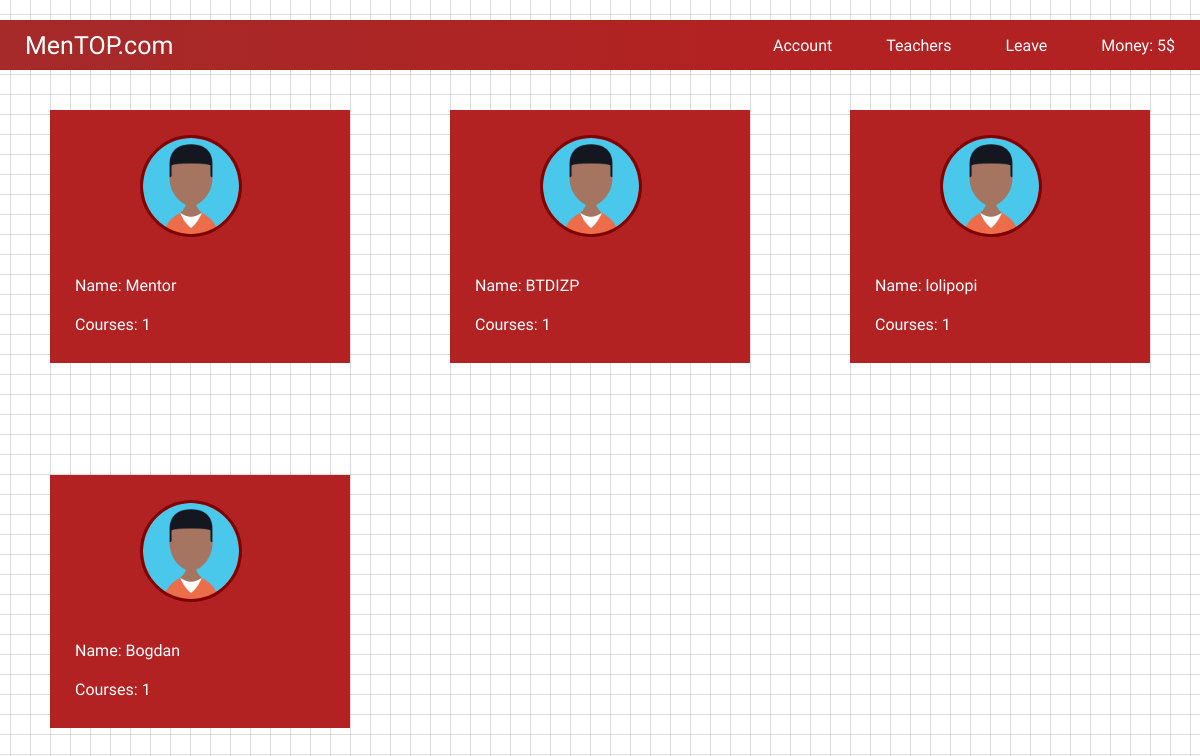
The page /students/account-student/teachers-list on the database its author committed.
### users/models.py (models this page shows)
class User(AbstractUser):
    is_mentor = models.BooleanField(default=False)
    is_student = models.BooleanField(default=False)

### users/views.py (the view)
# urls.py: path('students/account-student/teachers-list', MentorListView.as_view(), name='teachers_list'),
class MentorListView(ListView):
    model = User
    context_object_name = 'mentors'
    template_name = 'list-of-teachers.html'

### users/templates/list-of-teachers.html (shortened to what this page needs)
<!doctype html>
{% load static %}
<html lang="ru">
<head>
    <link rel="stylesheet" href="{% static 'css/style-account.css' %}">
</head>
<body>
    <header>
         <nav>
            <a href="{% url 'home' %}"><span id="mentop-com">MenTOP.com</span></a>
            <div id="nav-text-div">
                <a href="{% url 'student_profile' %}"><span>Account</span></a>
                <a href="{% url 'teachers_list' %}"><span>Teachers</span></a>
                <a href="{% url 'logout' %}"><span>Leave</span></a>
                <a href=""><span>Money: 5$</span></a>
            </div>
        </nav>
    </header>
    <section id="early-subs">
        {% for mentor in mentors %}
            {% if mentor.is_mentor %}
                <a href="{% url 'mentor_detail' mentor.id %}">
                    <div class="card-profile">
                        <img src="{% static 'img/avatars/bogdan.png' %}">
                        <p>Name: {{ mentor.username }}</p>
                        <p>Courses: {{ mentor.courses.all.count }}</p><br>
                    </div>
                </a>
            {% endif %}
        {% endfor %}
    </section>
</body>
</html>

### users/static/css/style-account.css (style rules this page uses)
* { margin:0; padding:0; }
html { user-select: none; }
span { background-image: linear-gradient(to right, #fff, #fff); background-position: 50% 100%; background-repeat: no-repeat; background-size: 0% 2px; transition: background-size 0.3s; }
a { text-decoration: none; }
body { font-family: 'Rajdhani', sans-serif; background: linear-gradient( #bbb, transparent 1px), linear-gradient( 90deg, #bbb, transparent 1px); background-size: 20px 20px; background-position: center center; }
header { width: 100%; background: linear-gradient(to right, #A52A2A, #B22222 60%); margin-top: 20px; min-width: 600px; }
nav { max-height: 50px; display: flex; align-items: center; box-sizing: border-box; justify-content: flex-end; justify-content: space-between; flex-direction: row; }
nav a { color: #fff; font-size: 100%; padding: 25px 25px; }
#mentop-com { font-size: 25px; }
img { width: 192px; height: 192px; margin: 25px; border: 3px solid #800000; border-radius: 100%; }
#early-subs { margin-top: 40px; margin-bottom: 40px; display: grid; grid-template-columns: 1fr 1fr 1fr; grid-row-gap: 7em; }
#early-subs div { margin-left: auto; margin-right: auto; background: #B22222; width: 75%; height: 100%; }
#early-subs p { color: #fff; font-size: 100%; padding: 10px 25px; max-width: 320px; text-overflow: ellipsis; overflow: hidden; }
div { transition: .5s; }
.card-profile img { margin-left: 30%; margin-right: 30%; width: 96px; height: 96px; }

### rows shown on the page
User: is_mentor True (drawn), username "Mentor", courses.all.count "1"
User: is_mentor True (drawn), username "BTDIZP", courses.all.count "1"
User: is_mentor True (drawn), username "lolipopi", courses.all.count "1"
User: is_mentor True (drawn), username "Bogdan", courses.all.count "1"
